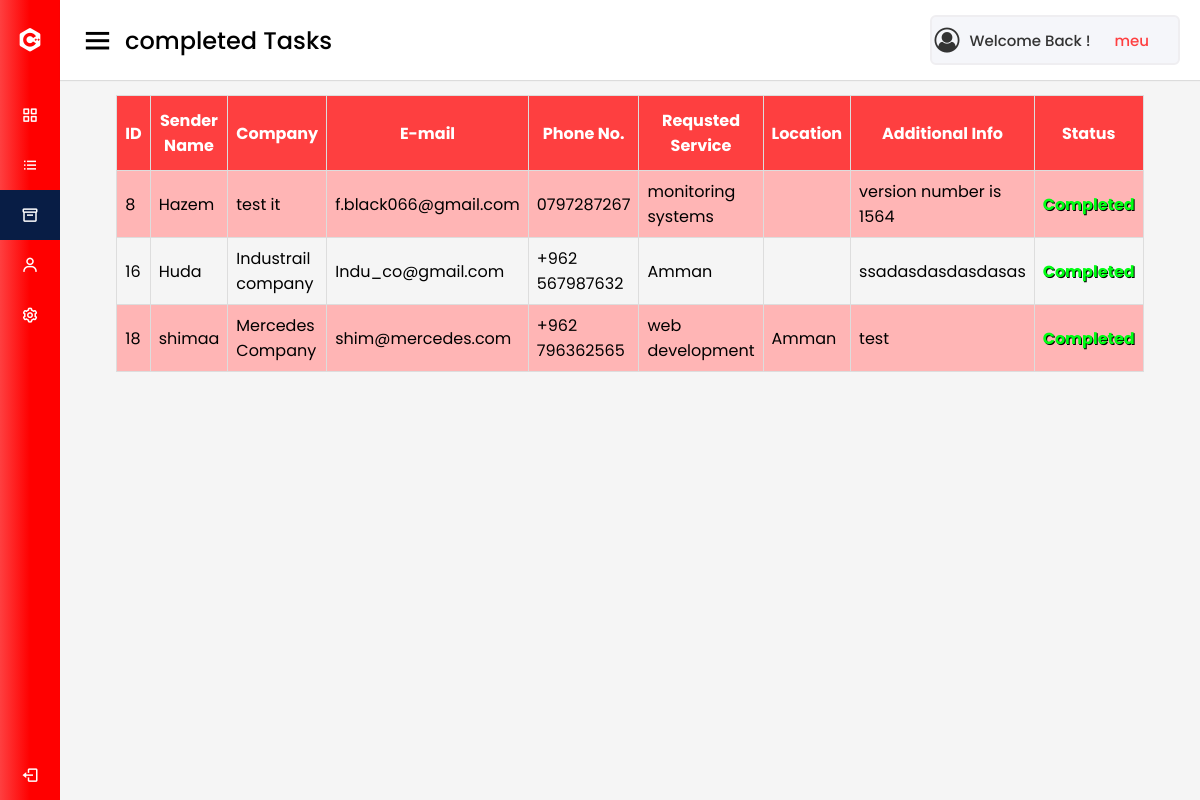
Page /sys/staff/completed.php (signed in) on the committed database.
### tables this page shows
CREATE TABLE `tickets` (
  `id` int(6) UNSIGNED NOT NULL,
  `name` varchar(50) DEFAULT NULL,
  `company` varchar(50) DEFAULT NULL,
  `email` varchar(30) NOT NULL,
  `phone` varchar(30) DEFAULT NULL,
  `service` varchar(30) DEFAULT NULL,
  `location` varchar(30) DEFAULT NULL,
  `info` varchar(160) DEFAULT NULL,
  `t_status` int(1) DEFAULT NULL,
  `ticket_code` varchar(30) DEFAULT NULL
);

### sys/staff/completed.php (the view, shortened to what this page needs)
  <head>
    <link rel="stylesheet" href="../css/dashboard.css">
    <link href='https://unpkg.com/boxicons@2.0.7/css/boxicons.min.css' rel='stylesheet'>
    <link rel="stylesheet" href="../font-awesome/css/font-awesome.min.css">
   </head>
<body>
<?php if(isset($_SESSION['uname']) && $_SESSION['role'] == 90) : ?>
  <div class="sidebar">
    <div class="logo-details">
      <i class='bx bxl-c-plus-plus'></i>
      <span class="logo_name">ITSM</span>
    </div>
      <ul class="nav-links">
        <li>
          <a href="Tasks.php" >
            <i class='bx bx-grid-alt' ></i>
            <span class="links_name">Tasks</span>
          </a>
        </li>
          <li>
          <a href="under processing.php">
            <i class='bx bx-list-ul' ></i>
            <span class="links_name"> under processing</span>
          </a>
        </li>
        <li>
          <a href="completed.php" class="active">
            <i class='bx bx-box' ></i>
            <span class="links_name">completed</span>
          </a>
        </li>
        <li>
          <a href="team.php">
            <i class='bx bx-user' ></i>
            <span class="links_name">Team</span>
          </a>
        </li>
        <li>
          <a href="Setting.php">
            <i class='bx bx-cog' ></i>
            <span class="links_name">Setting</span>
          </a>
        </li>
        <li class="log_out">
          <a href="../includes/logout.inc.php">
            <i class='bx bx-log-out'></i>
            <span class="links_name">Log out</span>
          </a>
        </li>
      </ul>
  </div>
  <section class="home-section">
    <nav>
      <div class="sidebar-button">
        <i class='bx bx-menu sidebarBtn'></i>
        <span class="dashboard">completed Tasks</span>
      </div>
      <div class="profile-details">
                         <i class='fa fa-user-circle-o' aria-hidden="true"></i>
                                 <span class="admin_name" >Welcome Back !</span>
        <span class="admin_name" style="color:#fe3f40"><?php echo "&nbsp".$_SESSION['uname']."&nbsp"; ?></span>
       </div>
    </nav>
<br>
<table id="table1">
    <tr>
      <th>ID</th>
      <th>Sender Name</th>
      <th>Company</th>
      <th>E-mail</th>
      <th>Phone No.</th>
      <th>Requsted Service</th>
            <th>Location</th>
      <th>Additional Info</th>
      <th>Status</th>
    </tr>
    <?php
$database = new Connection();
  $db = $database->openConnection();
  $query = "SELECT * FROM tickets WHERE t_status = 2";
$result = $db->query($query);
 ?>
 <?php
 while($data = $result->fetch(PDO::FETCH_ASSOC)) {
   ?>
    <tr>
   <td><?php echo $data['id']; ?> </td>
   <td><?php echo $data['name']; ?> </td>
   <td><?php echo $data['company']; ?> </td>
   <td><?php echo $data['email']; ?> </td>
   <td><?php echo $data['phone']; ?> </td>
   <td><?php echo $data['service']; ?> </td>
      <td><?php echo $data['location']; ?> </td>
   <td><?php echo $data['info']; ?> </td>
  <?php
if ($data['t_status'] == 0) {
  echo "<td class='case0'>"."Not Taken" . "</td>";
} elseif($data['t_status'] == 1) {
  echo "<td class='case1'>"."Under Processing" . "</td>";
}elseif($data['t_status'] == 2){
    echo "<td class='case2'>"."Completed" . "</td>";
}else{
    echo "<td class='case0'>"."None" . "</td>";
}
  ?>
    </tr>
    <?php
  }
  ?>
</table>
<?php else : ?>
<center><h1> You Must Login first</h1></center>
<?php endif; ?>
</body>
</html>

### sys/css/dashboard.css (style rules this page uses)
* { margin: 0; padding: 0; box-sizing: border-box; font-family: 'Poppins', sans-serif; }
.sidebar { position: fixed; height: 100%; width: 240px; background: linear-gradient(90deg, rgba(254, 63, 64, 1) 0%, rgba(255, 0, 0, 1) 50%, rgba(255, 0, 0, 1) 100%); transition: all 0.5s ease; }
.sidebar .logo-details { height: 80px; display: flex; align-items: center; }
.sidebar .logo-details i { font-size: 28px; font-weight: 500; color: #fff; min-width: 60px; text-align: center }
.sidebar .logo-details .logo_name { color: #fff; font-size: 24px; font-weight: 500; }
.sidebar .nav-links { margin-top: 10px; }
.sidebar .nav-links li { position: relative; list-style: none; height: 50px; text-transform: capitalize; }
.sidebar .nav-links li a { height: 100%; width: 100%; display: flex; align-items: center; text-decoration: none; transition: all 0.4s ease; }
.sidebar .nav-links li a.active { background: #081D45; }
.sidebar .nav-links li i { min-width: 60px; text-align: center; font-size: 18px; color: #fff; }
.sidebar .nav-links li a .links_name { color: #fff; font-size: 15px; font-weight: 400; white-space: nowrap; }
.sidebar .nav-links .log_out { position: absolute; bottom: 0; width: 100%; }
.home-section { position: relative; background: #f5f5f5; min-height: 100vh; width: calc(100% - 240px); left: 240px; transition: all 0.5s ease; }
.home-section nav { display: flex; justify-content: space-between; height: 80px; background: #fff; display: flex; align-items: center; position: fixed; width: calc(100% - 240px); left: 240px; z-index: 100; padding: 0 20px; box-shadow: 0 1px 1px rgba(0, 0, 0, 0.1); transition: all 0.5s ease; }
.home-section nav .sidebar-button { display: flex; align-items: center; font-size: 24px; font-weight: 500; }
nav .sidebar-button i { font-size: 35px; margin-right: 10px; }
.home-section nav .profile-details { display: flex; align-items: center; background: #F5F6FA; border: 2px solid #EFEEF1; border-radius: 6px; height: 50px; min-width: 190px; padding: 0 15px 0 2px; }
nav .profile-details .admin_name { font-size: 15px; font-weight: 500; color: #333; margin: 0 10px; white-space: nowrap; }
nav .profile-details i { font-size: 25px; color: #333; }
@media (max-width: 1240px) { .sidebar { width: 60px; } }
@media (max-width: 1240px) { .home-section { width: calc(100% - 60px); left: 60px; } }
@media (max-width: 1240px) { .home-section nav { width: calc(100% - 60px); left: 60px; } }
#table1 { font-family: Arial, Helvetica, sans-serif; width: 90%; border-collapse: collapse; margin: auto; margin-top: 70px; }
#table1 td, #table1 th { border: 1px solid #ddd; padding: 8px; }
#table1 tr:nth-child(even) { background-color: #ffb5b5; }
#table1 th { padding-top: 12px; padding-bottom: 12px; text-align: center; background-color: #fe3f40; color: white; }
.case2 { color: #00ff14; font-weight: bold; text-shadow: 1px 1px #000; }
.fa { font-size: 25px; }

### rows in the picture
tickets: id "8", name "Hazem", company "test it", email "f.black066@gmail.com", phone "0797287267", service "monitoring systems", info "version number is 1564", t_status "Completed"
tickets: id "16", name "Huda", company "Industrail company", email "Indu_co@gmail.com", phone "+962 567987632", service "Amman", info "ssadasdasdasdasas", t_status "Completed"
tickets: id "18", name "shimaa", company "Mercedes Company", email "shim@mercedes.com", phone "+962 796362565", service "web development", location "Amman", info "test", t_status "Completed"

### other values in the picture
$_SESSION['uname'] "meu"
